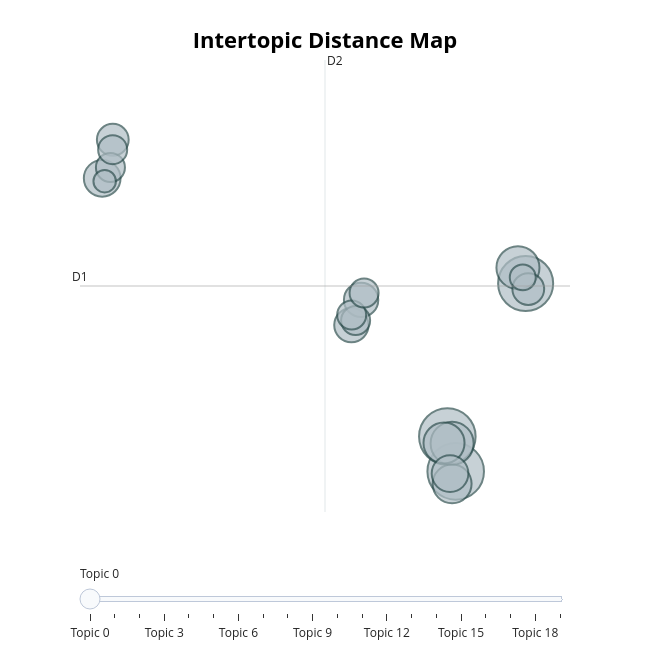

Notebook cell for this chart:
### Code cell
# Create an intertopic distance map to see relationships between topics
fig_map = topic_model.visualize_topics()
fig_map.show()

print("\nIntertopic distance map: Topics closer together are more semantically similar")

### Figure 1 — Plotly figure (JSON) as saved in the notebook; plotly's stock layout.template omitted (floating-point values rounded to 4 significant figures)
{"data": [{"customdata": [[0, "\"Boat Launch Access and Facilities\"", 19], [1, "\"Native Trout Experiences in Oregon\"", 19], [2, "Access and Affordability of Fishing Sites", 18], [3, "\"Retention for Consumption\"", 11], [4, "\"Guides and Regulatory Challenges\"", 11], [5, "\"Quality and Size of Fish Population\"", 10], [6, "\"Catch and Release Fly Fishing Opportunities\"", 9], [7, "\"Family-Focused Lake Fishing Experience\"", 8], [8, "\"Social Recommendations and Familiarity\"", 8], [9, "\"Backyard Nature Retreat\"", 7], [10, "Weather Impact on Fishing Conditions", 7], [11, "\"Accessible Fishing Locations\"", 6], [12, "\"Family-Centric Fishing Outings\"", 6], [13, "Proximity to Work and Home", 5], [14, "\"Retirement Outdoor Activity\"", 5], [15, "\"Time Management for Fishing Trips\"", 5], [16, "\"RV Camping Availability\"", 5], [17, "\"Seasonal Steelhead Timing\"", 5], [18, "\"Site Cleanliness and Facilities\"", 4], [19, "Tranquil Fishing Environments", 3]], "hovertemplate": "<b>Topic %{customdata[0]}</b><br>%{customdata[1]}<br>Size: %{customdata[2]}", "legendgroup": "", "marker": {"color": "#B0BEC5", "line": {"color": "DarkSlateGrey", "width": 2}, "size": [19, 19, 18, 11, 11, 10, 9, 8, 8, 7, 7, 6, 6, 5, 5, 5, 5, 5, 4, 3], "sizemode": "area", "sizeref": 0.01188, "symbol": "circle"}, "mode": "markers", "name": "", "orientation": "v", "showlegend": false, "type": "scatter", "x": [13.33, 12.79, 17.87, 13.1, 17.37, 12.57, 13.1, 12.97, -9.599, 6.566, 7.196, 18.04, -8.912, 6.839, -9.065, -8.921, 6.585, 7.389, 17.68, -9.438], "xaxis": "x", "y": [6.335, 7.441, 12.29, 7.222, 12.79, 7.235, 5.94, 6.265, 15.62, 10.97, 11.77, 12.11, 16.84, 11.11, 15.96, 16.52, 11.29, 11.98, 12.48, 15.53], "yaxis": "y"}], "layout": {"annotations": [{"showarrow": false, "text": "D1", "x": -11.04, "y": 12.21, "yshift": 10}, {"showarrow": false, "text": "D2", "x": 4.854, "xshift": 10, "y": 19.36}], "height": 650, "hoverlabel": {"bgcolor": "white", "font": {"family": "Rockwell", "size": 16}}, "legend": {"itemsizing": "constant", "tracegroupgap": 0}, "margin": {"t": 60}, "shapes": [{"line": {"color": "#CFD8DC", "width": 2}, "type": "line", "x0": 4.854, "x1": 4.854, "y0": 5.049, "y1": 19.36}, {"line": {"color": "#9E9E9E", "width": 2}, "type": "line", "x0": -11.04, "x1": 20.75, "y0": 12.21, "y1": 12.21}], "sliders": [{"active": 0, "pad": {"t": 50}, "steps": [{"args": [{"marker.color": [["red", "#B0BEC5", "#B0BEC5", "#B0BEC5", "#B0BEC5", "#B0BEC5", "#B0BEC5", "#B0BEC5", "#B0BEC5", "#B0BEC5", "#B0BEC5", "#B0BEC5", "#B0BEC5", "#B0BEC5", "#B0BEC5", "#B0BEC5", "#B0BEC5", "#B0BEC5", "#B0BEC5", "#B0BEC5"]]}], "label": "Topic 0", "method": "update"}, {"args": [{"marker.color": [["#B0BEC5", "red", "#B0BEC5", "#B0BEC5", "#B0BEC5", "#B0BEC5", "#B0BEC5", "#B0BEC5", "#B0BEC5", "#B0BEC5", "#B0BEC5", "#B0BEC5", "#B0BEC5", "#B0BEC5", "#B0BEC5", "#B0BEC5", "#B0BEC5", "#B0BEC5", "#B0BEC5", "#B0BEC5"]]}], "label": "Topic 1", "method": "update"}, {"args": [{"marker.color": [["#B0BEC5", "#B0BEC5", "red", "#B0BEC5", "#B0BEC5", "#B0BEC5", "#B0BEC5", "#B0BEC5", "#B0BEC5", "#B0BEC5", "#B0BEC5", "#B0BEC5", "#B0BEC5", "#B0BEC5", "#B0BEC5", "#B0BEC5", "#B0BEC5", "#B0BEC5", "#B0BEC5", "#B0BEC5"]]}], "label": "Topic 2", "method": "update"}, {"args": [{"marker.color": [["#B0BEC5", "#B0BEC5", "#B0BEC5", "red", "#B0BEC5", "#B0BEC5", "#B0BEC5", "#B0BEC5", "#B0BEC5", "#B0BEC5", "#B0BEC5", "#B0BEC5", "#B0BEC5", "#B0BEC5", "#B0BEC5", "#B0BEC5", "#B0BEC5", "#B0BEC5", "#B0BEC5", "#B0BEC5"]]}], "label": "Topic 3", "method": "update"}, {"args": [{"marker.color": [["#B0BEC5", "#B0BEC5", "#B0BEC5", "#B0BEC5", "red", "#B0BEC5", "#B0BEC5", "#B0BEC5", "#B0BEC5", "#B0BEC5", "#B0BEC5", "#B0BEC5", "#B0BEC5", "#B0BEC5", "#B0BEC5", "#B0BEC5", "#B0BEC5", "#B0BEC5", "#B0BEC5", "#B0BEC5"]]}], "label": "Topic 4", "method": "update"}, {"args": [{"marker.color": [["#B0BEC5", "#B0BEC5", "#B0BEC5", "#B0BEC5", "#B0BEC5", "red", "#B0BEC5", "#B0BEC5", "#B0BEC5", "#B0BEC5", "#B0BEC5", "#B0BEC5", "#B0BEC5", "#B0BEC5", "#B0BEC5", "#B0BEC5", "#B0BEC5", "#B0BEC5", "#B0BEC5", "#B0BEC5"]]}], "label": "Topic 5", "method": "update"}, {"args": [{"marker.color": [["#B0BEC5", "#B0BEC5", "#B0BEC5", "#B0BEC5", "#B0BEC5", "#B0BEC5", "red", "#B0BEC5", "#B0BEC5", "#B0BEC5", "#B0BEC5", "#B0BEC5", "#B0BEC5", "#B0BEC5", "#B0BEC5", "#B0BEC5", "#B0BEC5", "#B0BEC5", "#B0BEC5", "#B0BEC5"]]}], "label": "Topic 6", "method": "update"}, {"args": [{"marker.color": [["#B0BEC5", "#B0BEC5", "#B0BEC5", "#B0BEC5", "#B0BEC5", "#B0BEC5", "#B0BEC5", "red", "#B0BEC5", "#B0BEC5", "#B0BEC5", "#B0BEC5", "#B0BEC5", "#B0BEC5", "#B0BEC5", "#B0BEC5", "#B0BEC5", "#B0BEC5", "#B0BEC5", "#B0BEC5"]]}], "label": "Topic 7", "method": "update"}, {"args": [{"marker.color": [["#B0BEC5", "#B0BEC5", "#B0BEC5", "#B0BEC5", "#B0BEC5", "#B0BEC5", "#B0BEC5", "#B0BEC5", "red", "#B0BEC5", "#B0BEC5", "#B0BEC5", "#B0BEC5", "#B0BEC5", "#B0BEC5", "#B0BEC5", "#B0BEC5", "#B0BEC5", "#B0BEC5", "#B0BEC5"]]}], "label": "Topic 8", "method": "update"}, {"args": [{"marker.color": [["#B0BEC5", "#B0BEC5", "#B0BEC5", "#B0BEC5", "#B0BEC5", "#B0BEC5", "#B0BEC5", "#B0BEC5", "#B0BEC5", "red", "#B0BEC5", "#B0BEC5", "#B0BEC5", "#B0BEC5", "#B0BEC5", "#B0BEC5", "#B0BEC5", "#B0BEC5", "#B0BEC5", "#B0BEC5"]]}], "label": "Topic 9", "method": "update"}, {"args": [{"marker.color": [["#B0BEC5", "#B0BEC5", "#B0BEC5", "#B0BEC5", "#B0BEC5", "#B0BEC5", "#B0BEC5", "#B0BEC5", "#B0BEC5", "#B0BEC5", "red", "#B0BEC5", "#B0BEC5", "#B0BEC5", "#B0BEC5", "#B0BEC5", "#B0BEC5", "#B0BEC5", "#B0BEC5", "#B0BEC5"]]}], "label": "Topic 10", "method": "update"}, {"args": [{"marker.color": [["#B0BEC5", "#B0BEC5", "#B0BEC5", "#B0BEC5", "#B0BEC5", "#B0BEC5", "#B0BEC5", "#B0BEC5", "#B0BEC5", "#B0BEC5", "#B0BEC5", "red", "#B0BEC5", "#B0BEC5", "#B0BEC5", "#B0BEC5", "#B0BEC5", "#B0BEC5", "#B0BEC5", "#B0BEC5"]]}], "label": "Topic 11", "method": "update"}, {"args": [{"marker.color": [["#B0BEC5", "#B0BEC5", "#B0BEC5", "#B0BEC5", "#B0BEC5", "#B0BEC5", "#B0BEC5", "#B0BEC5", "#B0BEC5", "#B0BEC5", "#B0BEC5", "#B0BEC5", "red", "#B0BEC5", "#B0BEC5", "#B0BEC5", "#B0BEC5", "#B0BEC5", "#B0BEC5", "#B0BEC5"]]}], "label": "Topic 12", "method": "update"}, {"args": [{"marker.color": [["#B0BEC5", "#B0BEC5", "#B0BEC5", "#B0BEC5", "#B0BEC5", "#B0BEC5", "#B0BEC5", "#B0BEC5", "#B0BEC5", "#B0BEC5", "#B0BEC5", "#B0BEC5", "#B0BEC5", "red", "#B0BEC5", "#B0BEC5", "#B0BEC5", "#B0BEC5", "#B0BEC5", "#B0BEC5"]]}], "label": "Topic 13", "method": "update"}, {"args": [{"marker.color": [["#B0BEC5", "#B0BEC5", "#B0BEC5", "#B0BEC5", "#B0BEC5", "#B0BEC5", "#B0BEC5", "#B0BEC5", "#B0BEC5", "#B0BEC5", "#B0BEC5", "#B0BEC5", "#B0BEC5", "#B0BEC5", "red", "#B0BEC5", "#B0BEC5", "#B0BEC5", "#B0BEC5", "#B0BEC5"]]}], "label": "Topic 14", "method": "update"}, {"args": [{"marker.color": [["#B0BEC5", "#B0BEC5", "#B0BEC5", "#B0BEC5", "#B0BEC5", "#B0BEC5", "#B0BEC5", "#B0BEC5", "#B0BEC5", "#B0BEC5", "#B0BEC5", "#B0BEC5", "#B0BEC5", "#B0BEC5", "#B0BEC5", "red", "#B0BEC5", "#B0BEC5", "#B0BEC5", "#B0BEC5"]]}], "label": "Topic 15", "method": "update"}, {"args": [{"marker.color": [["#B0BEC5", "#B0BEC5", "#B0BEC5", "#B0BEC5", "#B0BEC5", "#B0BEC5", "#B0BEC5", "#B0BEC5", "#B0BEC5", "#B0BEC5", "#B0BEC5", "#B0BEC5", "#B0BEC5", "#B0BEC5", "#B0BEC5", "#B0BEC5", "red", "#B0BEC5", "#B0BEC5", "#B0BEC5"]]}], "label": "Topic 16", "method": "update"}, {"args": [{"marker.color": [["#B0BEC5", "#B0BEC5", "#B0BEC5", "#B0BEC5", "#B0BEC5", "#B0BEC5", "#B0BEC5", "#B0BEC5", "#B0BEC5", "#B0BEC5", "#B0BEC5", "#B0BEC5", "#B0BEC5", "#B0BEC5", "#B0BEC5", "#B0BEC5", "#B0BEC5", "red", "#B0BEC5", "#B0BEC5"]]}], "label": "Topic 17", "method": "update"}, {"args": [{"marker.color": [["#B0BEC5", "#B0BEC5", "#B0BEC5", "#B0BEC5", "#B0BEC5", "#B0BEC5", "#B0BEC5", "#B0BEC5", "#B0BEC5", "#B0BEC5", "#B0BEC5", "#B0BEC5", "#B0BEC5", "#B0BEC5", "#B0BEC5", "#B0BEC5", "#B0BEC5", "#B0BEC5", "red", "#B0BEC5"]]}], "label": "Topic 18", "method": "update"}, {"args": [{"marker.color": [["#B0BEC5", "#B0BEC5", "#B0BEC5", "#B0BEC5", "#B0BEC5", "#B0BEC5", "#B0BEC5", "#B0BEC5", "#B0BEC5", "#B0BEC5", "#B0BEC5", "#B0BEC5", "#B0BEC5", "#B0BEC5", "#B0BEC5", "#B0BEC5", "#B0BEC5", "#B0BEC5", "#B0BEC5", "red"]]}], "label": "Topic 19", "method": "update"}]}], "title": {"font": {"color": "Black", "size": 22}, "text": "<b>Intertopic Distance Map</b>", "x": 0.5, "xanchor": "center", "y": 0.95, "yanchor": "top"}, "width": 650, "xaxis": {"anchor": "y", "domain": [0, 1], "range": [-11.04, 20.75], "title": {"text": ""}, "visible": false}, "yaxis": {"anchor": "x", "domain": [0, 1], "range": [5.049, 19.36], "title": {"text": ""}, "visible": false}}}
